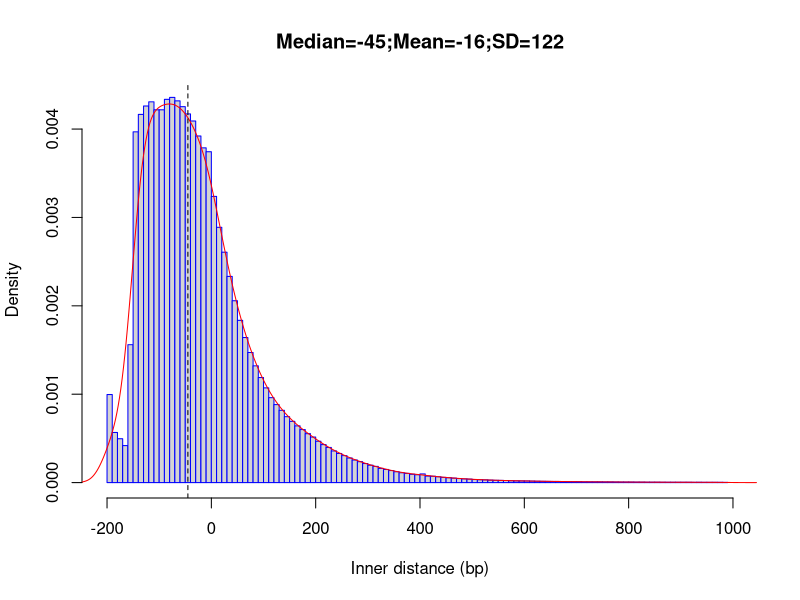

Source code (R):
png("/rds/user/is460/hpc-work/muscle-rnaseq/ezbamqc/output/figs/srpk3_hom_ttnb_het_7.inner_distance_plot.png",width=500,height=500,units="px")
fragsize=rep(c(-195,-185,-175,-165,-155,-145,-135,-125,-115,-105,-95,-85,-75,-65,-55,-45,-35,-25,-15,-5,5,15,25,35,45,55,65,75,85,95,105,115,125,135,145,155,165,175,185,195,205,215,225,235,245,255,265,275,285,295,305,315,325,335,345,355,365,375,385,395,405,415,425,435,445,455,465,475,485,495,505,515,525,535,545,555,565,575,585,595,605,615,625,635,645,655,665,675,685,695,705,715,725,735,745,755,765,775,785,795,805,815,825,835,845,855,865,875,885,895,905,915,925,935,945,955,965,975,985),times=c(135972,77371,67700,57104,212892,541531,568439,581431,587885,575539,575581,591705,594696,589345,580418,569225,558261,535096,516822,510853,441879,394150,355697,318337,280769,250522,223943,200859,180268,162234,146228,131134,120418,111595,101777,94565,87604,81865,75548,70325,63858,58654,54272,48898,44967,41628,38004,34871,32324,29458,26860,25073,21940,20239,18553,16785,15180,14211,12865,12075,13383,10008,9775,8990,8080,7522,6880,6281,5720,5381,4745,4414,4233,3779,3545,3376,3212,2873,2688,2588,2536,2306,2114,2015,1912,1786,1737,1626,1494,1415,1425,1196,1159,1114,1148,1034,1030,977,818,853,803,731,685,656,676,602,563,565,552,514,516,485,446,496,425,432,447,446,361))
frag_sd = round(sd(fragsize),digits=0)
frag_mean = round(mean(fragsize),digits=0)
frag_median = round(median(fragsize),digits=0)
hist(fragsize,probability=T,breaks=120,xlim=c(-200,1000),xlab="Inner distance (bp)",main=paste(c("Median=",frag_median,";","Mean=",frag_mean,";","SD=",frag_sd),collapse=""),border="blue")
lines(density(fragsize,bw=20),col='red')
abline(v=frag_median,lty=2)
dev.state = dev.off()
